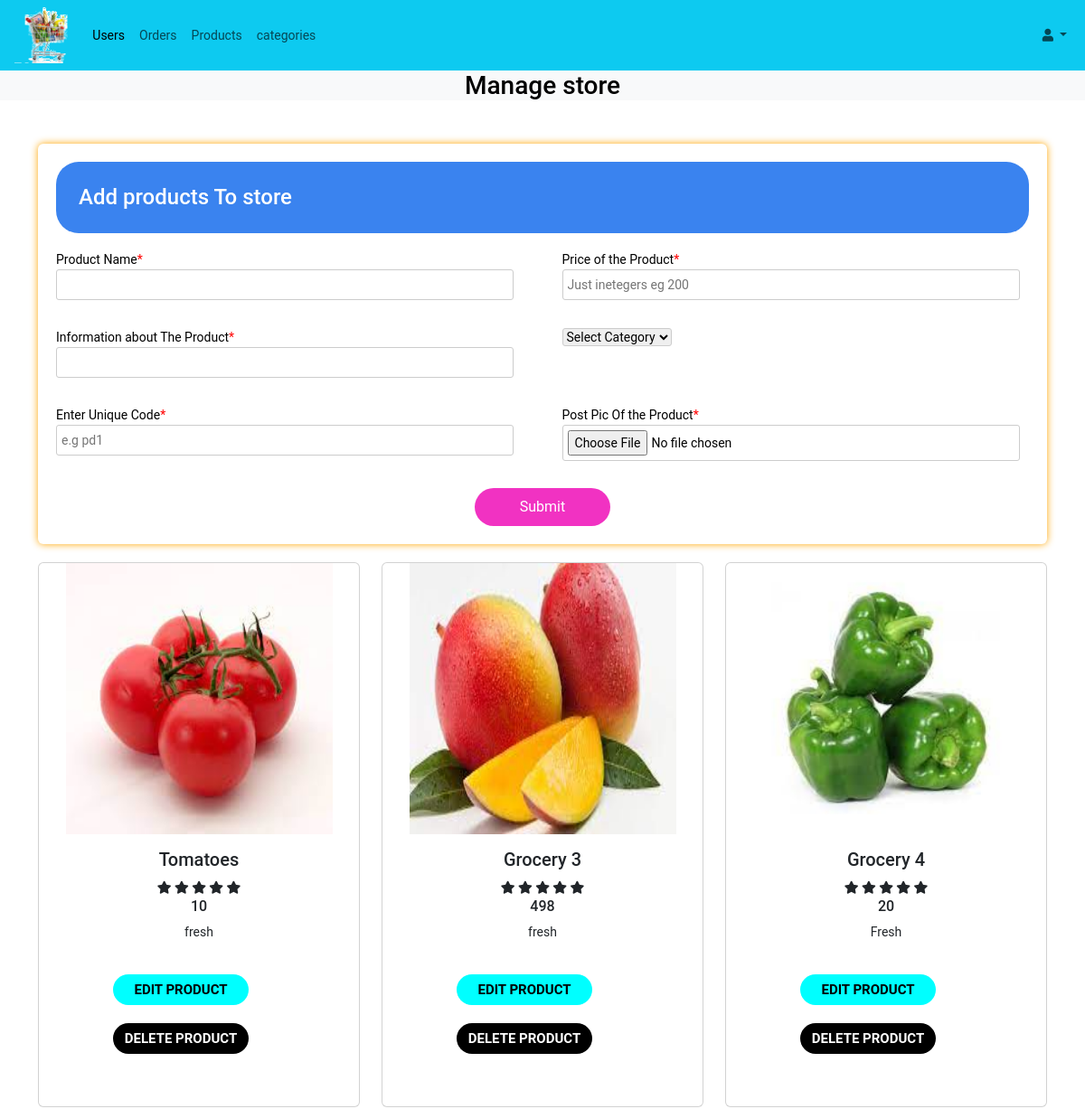
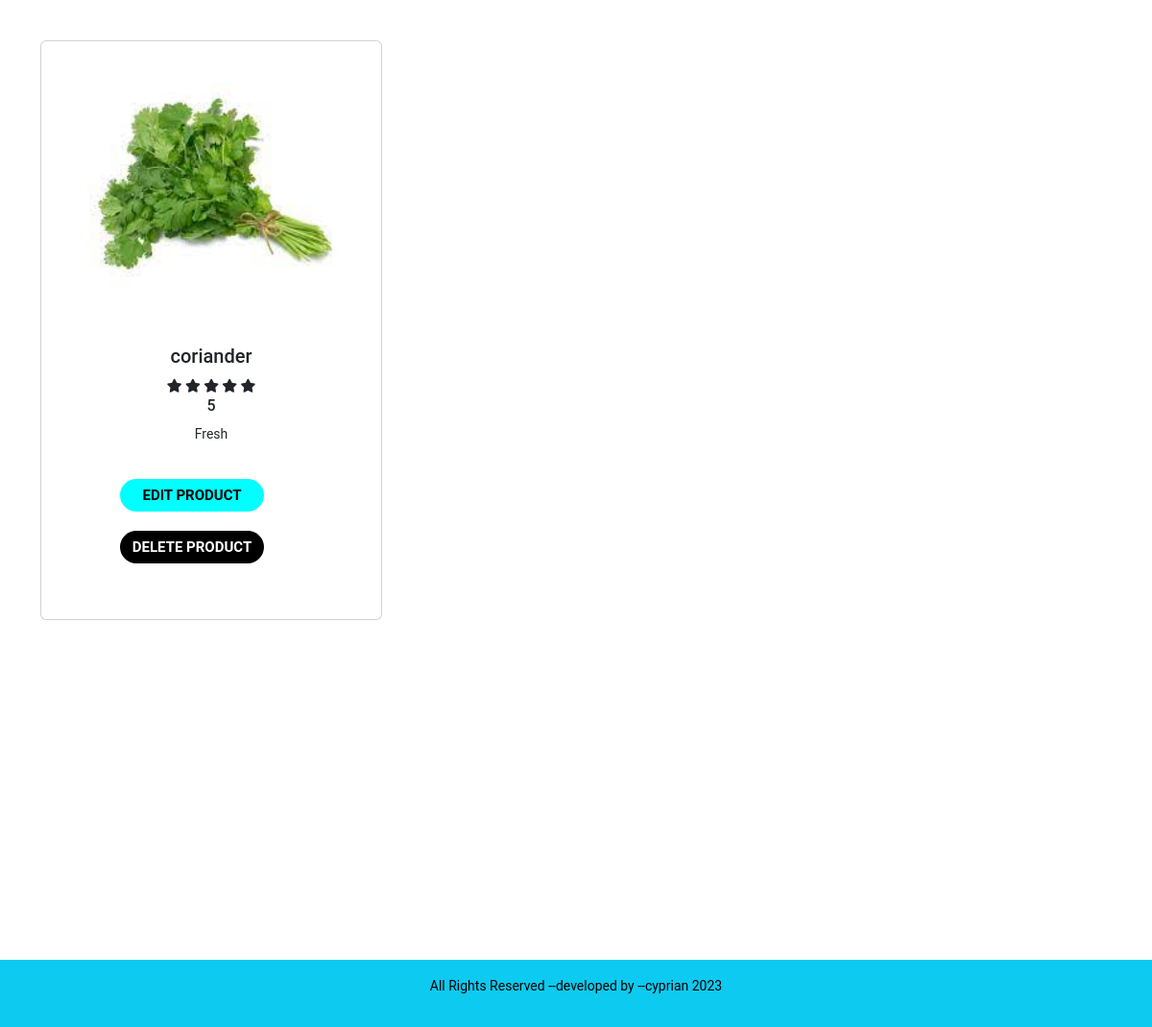
Screenshot of /admin/products.php (signed in) with the database file from the repository (2 pictures, top to bottom).
### tables this page shows
CREATE TABLE `products` (
  `id` int(11) NOT NULL,
  `productname` varchar(100) NOT NULL,
  `price` int(100) NOT NULL,
  `productinfo` varchar(100) NOT NULL,
  `productimage` varchar(100) NOT NULL,
  `category` varchar(100) NOT NULL,
  `products` varchar(100) NOT NULL,
  `code` varchar(100) NOT NULL,
  `Date` date NOT NULL,
  `Time` time(1) NOT NULL
);

### admin/products.php (the view, shortened to what this page needs)
<?php
require_once '../includes/config.php';
$sql="SELECT * FROM admin where email='" . $_SESSION["email"] . "'";
$stmt = $DBH->prepare($sql);
$stmt->execute();
?>
<!DOCTYPE html>
<html lang="en">
<head>
  <link href="https://cdn.jsdelivr.net/npm/bootstrap@5.3.0-alpha1/dist/css/bootstrap.min.css" rel="stylesheet">
  <link rel="stylesheet" href="https://use.fontawesome.com/releases/v5.15.4/css/all.css"/>
  <link rel="stylesheet"href="../assets/css/style.css">
  <link rel="stylesheet"href="../assets/css/form.css">
</head>
<body>
 <?php
   require_once 'log-ins/header.php';
  ?>
  <div class="bg-light">
    <h3 class="text-center">Manage store</h3>
  </div>
  <main class="mt-5">
  <div class="container">
    <form action="products.php" method="POST" enctype="multipart/form-data">
      <fieldset>
        <legend style="border-radius: 25px;background-color: rgba(9, 100, 236, 0.8);"><h4 style="margin:15px;">Add products To store</h4></legend>
        <div class="columns">
          <div class="item">
            <label for="booktitle">Product Name<span>*</span></label>
            <input id="booktitle" type="text" name="productname" />
          </div>
          <div class="item">
            <label for="information"> Price of the Product<span>*</span></label>
            <input id="information" type="text" placeholder="Just inetegers eg 200" name="price" />
          </div>
          <div class="item">
            <label for="information"> Information about The Product<span>*</span></label>
            <input id="information" type="text" name="productinfo" />
          </div>
          <div class="item">
            <select name="category">
             <option value="" disabled selected>Select Category</option>
            </select>
          </div>
          <div class="item">
            <label for="information"> Enter Unique Code<span>*</span></label>
            <input id="information" type="text" placeholder="e.g pd1" name="code" />
          </div>
          <div class="item">
              <label for="cover">Post Pic Of the Product<span>*</span></label>
              <input type="file" name="productimage" >
          </div>
      </fieldset>
      <div class="btn-block">
        <button type="submit" name="product"style="border-radius: 25px;">Submit</button>
      </div>
    </form>
  </div>
  <div class="container">
     <?php
         require_once '../includes/config.php';
         if (isset($_POST['submit'])){
         $search = $_POST['search'];
        $sql="SELECT * FROM products where (category LIKE '%" . $_POST["search"] . "%') OR (productname LIKE '%" . $_POST["search"] . "%') OR (productinfo LIKE '%" . $_POST["search"] . "%')OR (price LIKE '%" . $_POST["search"] . "%') OR (products LIKE '%" . $_POST["search"] . "%') ";
        $stmt = $DBH->prepare($sql);
        $stmt->execute();
        $total = $stmt->rowCount();
      }
      else{
        $sql="SELECT * FROM products ";
        $stmt = $DBH->prepare($sql);
        $stmt->execute();
      }
     ?>
        <section class="text-center mb-4" >
        <?php
          $t = 0;
          while($row = $stmt->fetchObject()) {
            $t++;
                if($t == 1)
                {
        ?>
      <div class="row" style="display:flex;margin-top:20px;">
            <div class="col-lg-4 col-md-12 mb-4">
              <div class="card" style="">
                <div
                  class="bg-image hover-overlay ripple"
                  data-mdb-ripple-color="light">
                  <img src="<?php echo "../assets/imgs/products/". "{$row->productimage}";?>"
                  class="img-fluid" style="max-width:295px; height:300px;" />
                </div>
                <div class="card-body">
                  <h5 class="card-title"><?php echo "{$row->productname}"; ?></h5>
                  <span class="fa fa-star checked"></span>
                  <span class="fa fa-star checked"></span>
                  <span class="fa fa-star checked"></span>
                  <span class="fa fa-star checked"></span>
                  <span class="fa fa-star checked"></span>
                  <h6><?php echo "{$row->price}"; ?></h6>
                  <p class="card-text">
                  <?php echo "{$row->productinfo}"; ?>
                  </p>
                  <div class="tools" style="display:flex;margin-left:-40px;">
                    <div class="delete-edit" style="margin-left:auto;margin-right:auto;display:block;">
                     <div class="edit" >
                       <button style="margin-top:20px;" class="button-admin" onclick=editproduct()>EDIT PRODUCT</button>
                     </div>
                     <form action="forms/delete.php" method="post" style="box-shadow:none;">
                        <button type="submit" class="button-admin2" name="deleteproduct_btn">DELETE PRODUCT</button>
                      </form>
                    </div>
                  </div>
                  <br>
                </div>
              </div>
            </div>
        <?php
            }else if($t == 3){
              ?>
              <div class="col-lg-4 col-md-12 mb-4">
              <div class="card" style="">
                <div
                  class="bg-image hover-overlay ripple"
                  data-mdb-ripple-color="light">
                  <img
                    src="<?php echo "../assets/imgs/products/". "{$row->productimage}";?>"
                    class="img-fluid" style="max-width:295px; height:300px;" />
                </div>
                <div class="card-body">
                  <h5 class="card-title"><?php echo "{$row->productname}"; ?></h5>
                  <span class="fa fa-star checked"></span>
                  <span class="fa fa-star checked"></span>
                  <span class="fa fa-star checked"></span>
                  <span class="fa fa-star checked"></span>
                  <span class="fa fa-star checked"></span>
                  <h6><?php echo "{$row->price}"; ?></h6>
                  <p class="card-text">
                  <?php echo "{$row->productinfo}"; ?>
                  </p>
                  <div class="tools" style="display:flex;margin-left:-40px;">
                    <div class="delete-edit" style="margin-left:auto;margin-right:auto;display:block;">
                     <div class="edit" >
                       <button style="margin-top:20px;" class="button-admin" onclick=editproduct()>EDIT PRODUCT</button>
                     </div>
                     <form action="forms/delete.php" method="post" style="box-shadow:none;">
                        <button type="submit" class="button-admin2" name="deleteproduct_btn">DELETE PRODUCT</button>
                      </form>
                    </div>
                  </div>
                  <br>
                </div>
              </div>
            </div>
      </div>
            <?php
                  $t = 0;
                }else{
                  ?>
            <div class="col-lg-4 col-md-12 mb-4">
              <div class="card" style="">
                <div
                  class="bg-image hover-overlay ripple"
                  data-mdb-ripple-color="light">
                  <img
                    src="<?php echo "../assets/imgs/products/". "{$row->productimage}";?>"
                    class="img-fluid" style="max-width:295px; height:300px;" />
                </div>
                <div class="card-body">
                  <h5 class="card-title"><?php echo "{$row->productname}"; ?></h5>
                  <span class="fa fa-star checked"></span>
                  <span class="fa fa-star checked"></span>
                  <span class="fa fa-star checked"></span>
                  <span class="fa fa-star checked"></span>
                  <span class="fa fa-star checked"></span>
                  <h6><?php echo "{$row->price}"; ?></h6>
                  <p class="card-text">
                  <?php echo "{$row->productinfo}"; ?>
                  </p>
                  <div class="tools" style="display:flex;margin-left:-40px;">
                    <div class="delete-edit" style="margin-left:auto;margin-right:auto;display:block;">
                     <div class="edit" >
                       <button style="margin-top:20px;" class="button-admin" onclick=editproduct()>EDIT PRODUCT</button>
                     </div>
                      <form action="forms/delete.php" method="post" style="box-shadow:none;">
                        <button type="submit" class="button-admin2" name="deleteproduct_btn">DELETE PRODUCT</button>
                      </form>
                    </div>
                  </div>
                </div>
                <br>
              </div>
            </div>
            <?php
                }
            }
            if($t < 3){
              ?>
              </div>
              <?php
            }
            ?>
          </section>
      </div>
  </main>
 <div class="conatiner-ft"style="margin-top:330px;">
 <?php
   require_once '../includes/footer.php';
  ?>
 </div>
</body>
</html>

### assets/css/style.css (style rules this page uses)
* { margin: 0; padding: 0; box-sizing: border-box; }

### assets/css/form.css (style rules this page uses)
html, body { height: 100%; }
body, div, form, input, select, textarea, label { padding: 0; margin: 0; outline: none; font-family: Roboto, Arial, sans-serif; font-size: 14px; color:black; line-height: 22px; }
legend { padding: 10px; font-family: Roboto, Arial, sans-serif; font-size: 18px; color: #fff; background-color: rgb(241, 50, 194); }
form { width: 100%; padding: 20px; border-radius: 6px; background: #fff; box-shadow: 0 0 8px orange; }
input, select, textarea { margin-bottom: 10px; border: 1px solid #ccc; border-radius: 3px; }
input { width: calc(100% - 10px); padding: 5px; }
.item { position: relative; margin: 10px 0; }
.item span { color: red; }
.columns { display:flex; justify-content:space-between; flex-direction:row; flex-wrap:wrap; }
.columns div { width:48%; }
.btn-block { margin-top: 10px; text-align: center; }
button { width: 150px; padding: 10px; border: none; border-radius: 5px; background: rgb(241, 50, 194) ; font-size: 16px; color: #fff; cursor: pointer; }

### admin/products.php (style rules this page uses)
.button-admin { font-weight:bolder; font-size:15px; height:auto; padding:6px 10px; text-align:center; opacity: 1; background: aqua; color:black; border-radius:25px; }
.button-admin2 { font-weight:bolder; font-size:15px; height:auto; padding:6px 10px; text-align:center; opacity: 1; background: black; color:white; border-radius:25px; }

### rows the page displays
products: productimage (picture), productname "Tomatoes", price "10", productinfo "fresh"
products: productimage (picture), productname "Grocery 3", price "498", productinfo "fresh"
products: productimage (picture), productname "Grocery 4", price "20", productinfo "Fresh"
products: productimage (picture), productname "coriander", price "5", productinfo "Fresh"
